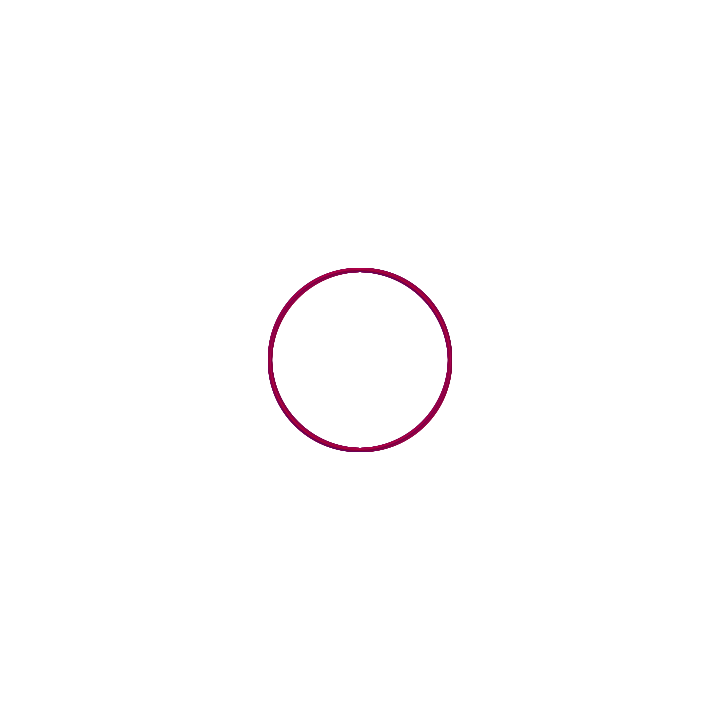
Frame 1 (no input)
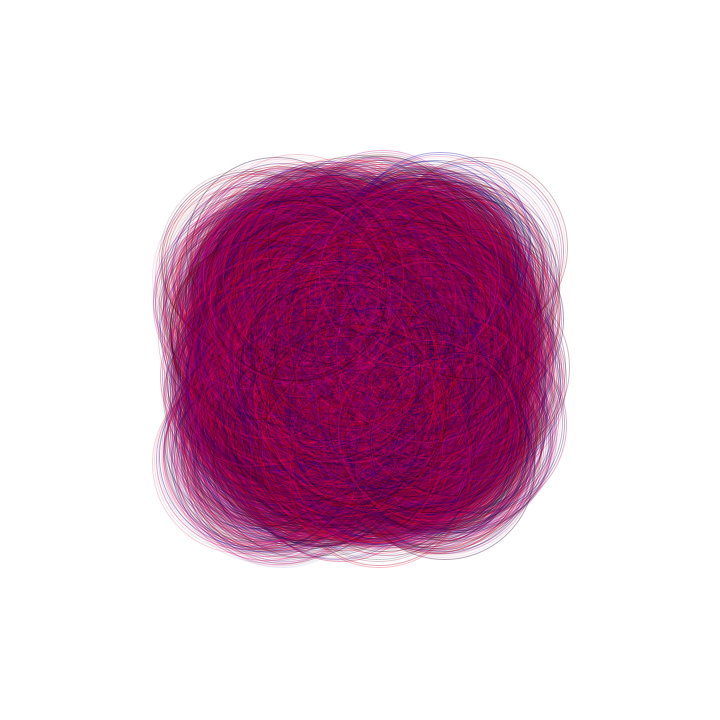
Frame 60 (the mouse pressed at the canvas centre just before this capture)
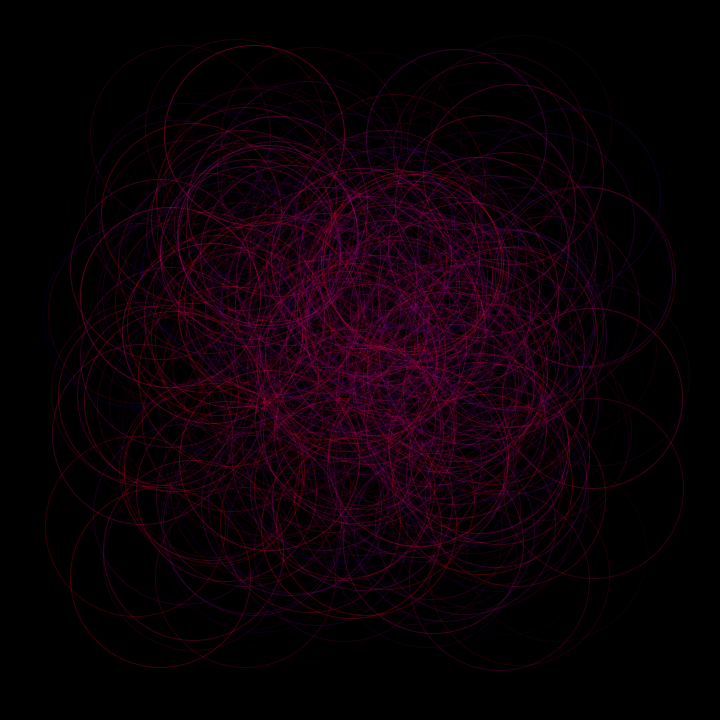
Frame 120 (the mouse held since frame 60 and released just before this capture)

The Processing sketch that drew these frames (run headless with seeded random() and noise(); from frame 60 on, the mouse is pressed at the canvas centre):

// Processing sketch: processing_153919
// ── processing_153919.pde

class Agente
{
  PVector pos;
  PVector vel;

  Agente (PVector start) {
    pos = start.get();
    vel = new PVector( random(-2,2), random(-2,2) );
  }

  void update() {
    if (random (100)<2) {
     vel = new PVector( random(-2,2), random(-2,2) );
    }
    pos.add(vel);
    if (pos.dist(centro) > 500) {
      vel.mult(-2);
    }
  }

  void display() {
    noFill ();
    stroke (random(255), random (0), random (150), random (100));
    ellipse (pos.x, pos.y, width/4, height/4);
  }
}



Agente[] agenti = new Agente[500];
PVector centro;

void setup()
{
  background(255);
  size(720, 720);
  centro = new PVector(width/2, height/2);
  
  for (int i=0;  i<agenti.length;  i++) {
    agenti[i] = new Agente( centro );
  }
}

void draw()
{
  if (mousePressed) {
    background (0);
    stroke(random(150), random (255), 0, random (100));
    }
   

  for (Agente a : agenti) {
    a.update();
    a.display();
  }
}
